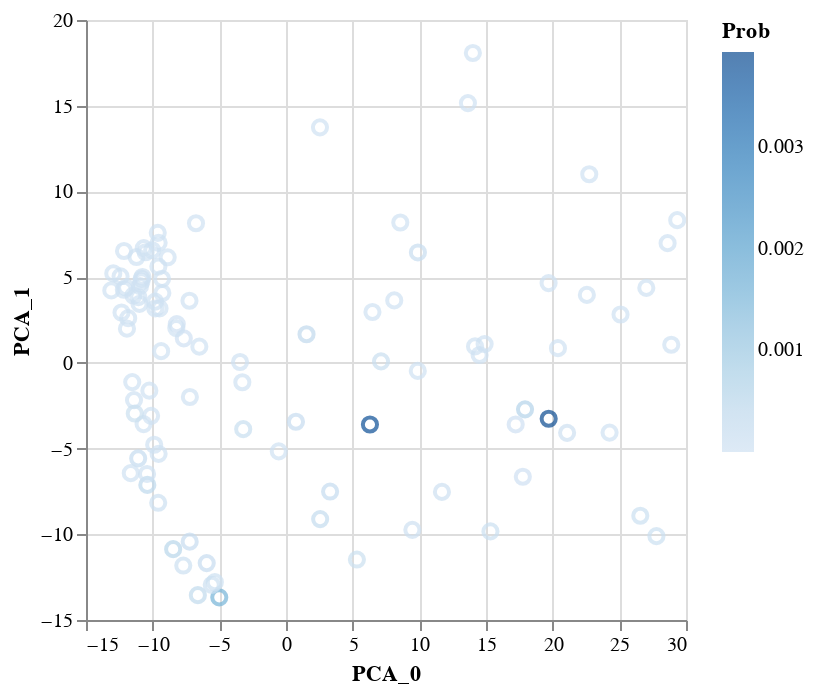
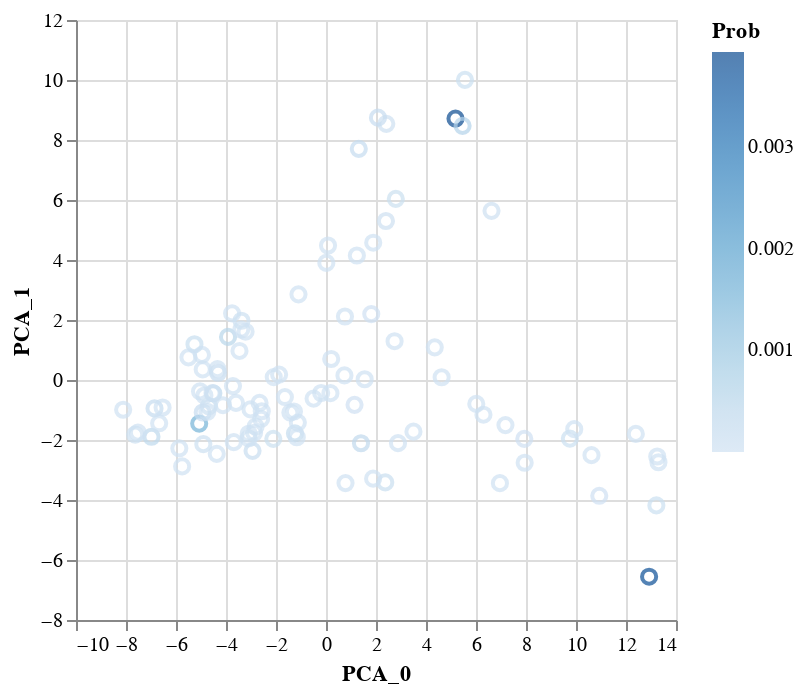

Notebook cell for these charts, in order:
### Code cell
from sklearn.decomposition import PCA
import pandas as pd
import altair as alt


def graph_embeds(candidates, embed_func):
    idxs = []
    texts = []
    probs = []
    embeds = []
    for idx, candidate in enumerate(candidates):
        idxs.append(idx)
        text = tokenizer.decode(candidate.sequence[0])
        texts.append(text)
        probs.append(candidate.prob)
        embeds.append(embed_func(text))
            
    pca = PCA(n_components=2)
    pca_embeds = pca.fit_transform(torch.stack(embeds).float().numpy())
        
    data = pd.DataFrame({
        'Idx': idxs,
        'Text': texts,
        'Prob': probs,
        'PCA_0': map(lambda p: p[0], pca_embeds),
        'PCA_1': map(lambda p: p[1], pca_embeds),
    })
    
    display(data)
    
    display(alt.Chart(data).mark_point(size=50).encode(
        x='PCA_0',
        y='PCA_1',
        color='Prob',
        tooltip=['Idx', 'Prob', 'Text']
    ).interactive())
    
graph_embeds(candidates, lambda x: embed(x, prompt_prefix=''))
graph_embeds(candidates, lambda x: embed(x, prompt_prefix='What is the format of this text?'))

### Figure 1 — Vega-Lite specification as saved in the notebook (floating-point values rounded to 4 significant figures)
{"config": {"view": {"continuousWidth": 300, "continuousHeight": 300}}, "data": {"name": "data-1c68999adce5984b2271d52c5c204726"}, "mark": {"type": "point", "size": 50}, "encoding": {"color": {"field": "Prob", "type": "quantitative"}, "tooltip": [{"field": "Idx", "type": "quantitative"}, {"field": "Prob", "type": "quantitative"}, {"field": "Text", "type": "nominal"}], "x": {"field": "PCA_0", "type": "quantitative"}, "y": {"field": "PCA_1", "type": "quantitative"}}, "params": [{"name": "param_1", "select": {"type": "interval", "encodings": ["x", "y"]}, "bind": "scales"}], "$schema": "https://vega.github.io/schema/vega-lite/v5.17.0.json", "datasets": {"data-1c68999adce5984b2271d52c5c204726": [{"Idx": 0, "Text": "<s><|user|> Write a haiku about symmetry. <|end|><|assistant|> Mirrored lines align,\nBalance in", "Prob": 0.003935, "PCA_0": 19.7, "PCA_1": -3.259}, {"Idx": 1, "Text": "<s><|user|> Write a haiku about symmetry. <|end|><|assistant|> Mirrored lines align,\nBalance found", "Prob": 0.000323, "PCA_0": -6.611, "PCA_1": -13.55}, {"Idx": 2, "Text": "<s><|user|> Write a haiku about symmetry. <|end|><|assistant|> Mirrored lines align,\nBalance within", "Prob": 0.0001526, "PCA_0": -3.209, "PCA_1": -3.867}, {"Idx": 3, "Text": "<s><|user|> Write a haiku about symmetry. <|end|><|assistant|> Mirrored lines align,\nBalance whis", "Prob": 9.254e-05, "PCA_0": 26.57, "PCA_1": -8.919}, {"Idx": 4, "Text": "<s><|user|> Write a haiku about symmetry. <|end|><|assistant|> Mirrored lines align,\nBalanced beauty", "Prob": 0.00156, "PCA_0": -5.005, "PCA_1": -13.68}, {"Idx": 5, "Text": "<s><|user|> Write a haiku about symmetry. <|end|><|assistant|> Mirrored lines align,\nBalanced in", "Prob": 0.0005738, "PCA_0": 17.93, "PCA_1": -2.71}, {"Idx": 6, "Text": "<s><|user|> Write a haiku about symmetry. <|end|><|assistant|> Mirrored lines align,\nBalanced forms", "Prob": 0.0005064, "PCA_0": -8.463, "PCA_1": -10.87}, {"Idx": 7, "Text": "<s><|user|> Write a haiku about symmetry. <|end|><|assistant|> Mirrored lines align,\nBalanced harm", "Prob": 0.0002711, "PCA_0": 2.563, "PCA_1": -9.114}, {"Idx": 8, "Text": "<s><|user|> Write a haiku about symmetry. <|end|><|assistant|> Mirrored lines align,\nBalanced dance", "Prob": 0.0002111, "PCA_0": -5.946, "PCA_1": -11.68}, {"Idx": 9, "Text": "<s><|user|> Write a haiku about symmetry. <|end|><|assistant|> Mirrored lines align,\nBalanced shapes", "Prob": 0.0002111, "PCA_0": -7.224, "PCA_1": -10.43}, {"Idx": 10, "Text": "<s><|user|> Write a haiku about symmetry. <|end|><|assistant|> Mirrored lines align,\nBalanced,", "Prob": 9.972e-05, "PCA_0": 5.317, "PCA_1": -11.47}, {"Idx": 11, "Text": "<s><|user|> Write a haiku about symmetry. <|end|><|assistant|> Mirrored lines align,\nBalanced as", "Prob": 8.8e-05, "PCA_0": 15.33, "PCA_1": -9.834}, {"Idx": 12, "Text": "<s><|user|> Write a haiku about symmetry. <|end|><|assistant|> Mirrored lines align,\nBalanced hal", "Prob": 8.8e-05, "PCA_0": 27.78, "PCA_1": -10.11}, {"Idx": 13, "Text": "<s><|user|> Write a haiku about symmetry. <|end|><|assistant|> Mirrored lines align,\nBalanced form", "Prob": 6.853e-05, "PCA_0": -7.704, "PCA_1": -11.82}, {"Idx": 14, "Text": "<s><|user|> Write a haiku about symmetry. <|end|><|assistant|> Mirrored lines align,\nBalanced world", "Prob": 6.048e-05, "PCA_0": -5.569, "PCA_1": -12.95}, {"Idx": 15, "Text": "<s><|user|> Write a haiku about symmetry. <|end|><|assistant|> Mirrored lines align,\nBalanced grace", "Prob": 6.048e-05, "PCA_0": -5.337, "PCA_1": -12.79}, {"Idx": 16, "Text": "<s><|user|> Write a haiku about symmetry. <|end|><|assistant|> Mirrored lines align,\nBalanced on", "Prob": 4.157e-05, "PCA_0": 21.08, "PCA_1": -4.081}, {"Idx": 17, "Text": "<s><|user|> Write a haiku about symmetry. <|end|><|assistant|> Mirrored lines align,\nBalanced and", "Prob": 3.668e-05, "PCA_0": 9.477, "PCA_1": -9.741}, {"Idx": 18, "Text": "<s><|user|> Write a haiku about symmetry. <|end|><|assistant|> Mirrored lines align,\nBalanced by", "Prob": 3.668e-05, "PCA_0": 11.7, "PCA_1": -7.528}, {"Idx": 19, "Text": "<s><|user|> Write a haiku about symmetry. <|end|><|assistant|> Mirrored lines align,\nBalanced ref", "Prob": 2.521e-05, "PCA_0": 17.76, "PCA_1": -6.645}, {"Idx": 20, "Text": "<s><|user|> Write a haiku about symmetry. <|end|><|assistant|> Mirrored lines align,\nNature'", "Prob": 0.003816, "PCA_0": 6.297, "PCA_1": -3.596}, {"Idx": 21, "Text": "<s><|user|> Write a haiku about symmetry. <|end|><|assistant|> Mirrored lines align,\nIn perfect balance", "Prob": 0.0004132, "PCA_0": -10.4, "PCA_1": -7.12}, {"Idx": 22, "Text": "<s><|user|> Write a haiku about symmetry. <|end|><|assistant|> Mirrored lines align,\nIn perfect symmetry", "Prob": 0.0002212, "PCA_0": -11.09, "PCA_1": -5.568}, {"Idx": 23, "Text": "<s><|user|> Write a haiku about symmetry. <|end|><|assistant|> Mirrored lines align,\nIn perfect harm", "Prob": 0.0001722, "PCA_0": 9.894, "PCA_1": 6.441}, {"Idx": 24, "Text": "<s><|user|> Write a haiku about symmetry. <|end|><|assistant|> Mirrored lines align,\nIn symmetry'", "Prob": 0.0003477, "PCA_0": 1.54, "PCA_1": 1.669}, {"Idx": 25, "Text": "<s><|user|> Write a haiku about symmetry. <|end|><|assistant|> Mirrored lines align,\nIn symmetry,", "Prob": 0.0002109, "PCA_0": 0.7467, "PCA_1": -3.438}, {"Idx": 26, "Text": "<s><|user|> Write a haiku about symmetry. <|end|><|assistant|> Mirrored lines align,\nIn balance,", "Prob": 0.0002276, "PCA_0": 3.307, "PCA_1": -7.507}, {"Idx": 27, "Text": "<s><|user|> Write a haiku about symmetry. <|end|><|assistant|> Mirrored lines align,\nIn nature'", "Prob": 0.0001401, "PCA_0": 7.127, "PCA_1": 0.08854}, {"Idx": 28, "Text": "<s><|user|> Write a haiku about symmetry. <|end|><|assistant|> Mirrored lines align,\nInfinite balance", "Prob": 5.854e-05, "PCA_0": -9.585, "PCA_1": -8.163}, {"Idx": 29, "Text": "<s><|user|> Write a haiku about symmetry. <|end|><|assistant|> Mirrored lines align,\nInfinite patterns", "Prob": 1.901e-05, "PCA_0": -10.68, "PCA_1": -3.57}, {"Idx": 30, "Text": "<s><|user|> Write a haiku about symmetry. <|end|><|assistant|> Mirrored lines align,\nInfinite beauty", "Prob": 1.153e-05, "PCA_0": -9.555, "PCA_1": -5.306}, {"Idx": 31, "Text": "<s><|user|> Write a haiku about symmetry. <|end|><|assistant|> Mirrored lines align,\nInfinite harm", "Prob": 7.923e-06, "PCA_0": -3.276, "PCA_1": -1.131}, {"Idx": 32, "Text": "<s><|user|> Write a haiku about symmetry. <|end|><|assistant|> Mirrored lines align,\nInfinite symmetry", "Prob": 7.923e-06, "PCA_0": -10.42, "PCA_1": -6.481}, {"Idx": 33, "Text": "<s><|user|> Write a haiku about symmetry. <|end|><|assistant|> Mirrored lines align,\nInfinite ref", "Prob": 6.17e-06, "PCA_0": 9.883, "PCA_1": -0.4708}, {"Idx": 34, "Text": "<s><|user|> Write a haiku about symmetry. <|end|><|assistant|> Mirrored lines align,\nInfinite echo", "Prob": 4.806e-06, "PCA_0": -9.886, "PCA_1": -4.779}, {"Idx": 35, "Text": "<s><|user|> Write a haiku about symmetry. <|end|><|assistant|> Mirrored lines align,\nInfinite shapes", "Prob": 3.303e-06, "PCA_0": -10.25, "PCA_1": -1.621}, {"Idx": 36, "Text": "<s><|user|> Write a haiku about symmetry. <|end|><|assistant|> Mirrored lines align,\nInfinite dance", "Prob": 2.915e-06, "PCA_0": -10.12, "PCA_1": -3.091}, {"Idx": 37, "Text": "<s><|user|> Write a haiku about symmetry. <|end|><|assistant|> Mirrored lines align,\nInfinite in", "Prob": 2.572e-06, "PCA_0": 14.52, "PCA_1": 0.459}, {"Idx": 38, "Text": "<s><|user|> Write a haiku about symmetry. <|end|><|assistant|> Mirrored lines align,\nInfinite,", "Prob": 2.572e-06, "PCA_0": -0.5425, "PCA_1": -5.16}, {"Idx": 39, "Text": "<s><|user|> Write a haiku about symmetry. <|end|><|assistant|> Mirrored lines align,\nInfinite forms", "Prob": 2.27e-06, "PCA_0": -11.4, "PCA_1": -2.172}, {"Idx": 40, "Text": "<s><|user|> Write a haiku about symmetry. <|end|><|assistant|> Mirrored lines align,\nInfinite reflection", "Prob": 2.27e-06, "PCA_0": -11.64, "PCA_1": -6.433}, {"Idx": 41, "Text": "<s><|user|> Write a haiku about symmetry. <|end|><|assistant|> Mirrored lines align,\nIn harmony", "Prob": 0.0001059, "PCA_0": -11.34, "PCA_1": -2.952}, {"Idx": 42, "Text": "<s><|user|> Write a haiku about symmetry. <|end|><|assistant|> Mirrored lines align,\nIn the heart", "Prob": 2.33e-05, "PCA_0": -8.192, "PCA_1": 2.263}, {"Idx": 43, "Text": "<s><|user|> Write a haiku about symmetry. <|end|><|assistant|> Mirrored lines align,\nIn the dance", "Prob": 2.783e-06, "PCA_0": -3.447, "PCA_1": 0.05203}, {"Idx": 44, "Text": "<s><|user|> Write a haiku about symmetry. <|end|><|assistant|> Mirrored lines align,\nIn the balance", "Prob": 1.688e-06, "PCA_0": -7.209, "PCA_1": -1.99}, {"Idx": 45, "Text": "<s><|user|> Write a haiku about symmetry. <|end|><|assistant|> Mirrored lines align,\nIn the quiet", "Prob": 1.49e-06, "PCA_0": 8.573, "PCA_1": 8.188}, {"Idx": 46, "Text": "<s><|user|> Write a haiku about symmetry. <|end|><|assistant|> Mirrored lines align,\nIn the still", "Prob": 1.16e-06, "PCA_0": 14.18, "PCA_1": 0.9613}, {"Idx": 47, "Text": "<s><|user|> Write a haiku about symmetry. <|end|><|assistant|> Mirrored lines align,\nIn the bal", "Prob": 9.035e-07, "PCA_0": 24.27, "PCA_1": -4.067}, {"Idx": 48, "Text": "<s><|user|> Write a haiku about symmetry. <|end|><|assistant|> Mirrored lines align,\nIn the face", "Prob": 7.973e-07, "PCA_0": -6.499, "PCA_1": 0.946}, {"Idx": 49, "Text": "<s><|user|> Write a haiku about symmetry. <|end|><|assistant|> Mirrored lines align,\nIn the center", "Prob": 4.836e-07, "PCA_0": -11.53, "PCA_1": -1.12}, {"Idx": 50, "Text": "<s><|user|> Write a haiku about symmetry. <|end|><|assistant|> Mirrored lines align,\nIn the real", "Prob": 4.268e-07, "PCA_0": 14.9, "PCA_1": 1.094}, {"Idx": 51, "Text": "<s><|user|> Write a haiku about symmetry. <|end|><|assistant|> Mirrored lines align,\nIn the calm", "Prob": 4.268e-07, "PCA_0": 6.483, "PCA_1": 2.967}, {"Idx": 52, "Text": "<s><|user|> Write a haiku about symmetry. <|end|><|assistant|> Mirrored lines align,\nIn stillness", "Prob": 3.032e-05, "PCA_0": -7.664, "PCA_1": 1.43}, {"Idx": 53, "Text": "<s><|user|> Write a haiku about symmetry. <|end|><|assistant|> Mirrored lines align,\nIn balanced", "Prob": 3.249e-05, "PCA_0": 17.23, "PCA_1": -3.593}, {"Idx": 54, "Text": "<s><|user|> Write a haiku about symmetry. <|end|><|assistant|> Mirrored lines align,\nIn every fol", "Prob": 4.149e-06, "PCA_0": 28.62, "PCA_1": 6.983}, {"Idx": 55, "Text": "<s><|user|> Write a haiku about symmetry. <|end|><|assistant|> Mirrored lines align,\nIn every reflection", "Prob": 2.221e-06, "PCA_0": -12.95, "PCA_1": 5.216}, {"Idx": 56, "Text": "<s><|user|> Write a haiku about symmetry. <|end|><|assistant|> Mirrored lines align,\nIn every angle", "Prob": 1.96e-06, "PCA_0": -11.44, "PCA_1": 3.928}, {"Idx": 57, "Text": "<s><|user|> Write a haiku about symmetry. <|end|><|assistant|> Mirrored lines align,\nIn every half", "Prob": 9.257e-07, "PCA_0": -9.295, "PCA_1": 4.899}, {"Idx": 58, "Text": "<s><|user|> Write a haiku about symmetry. <|end|><|assistant|> Mirrored lines align,\nIn every f", "Prob": 7.209e-07, "PCA_0": 22.56, "PCA_1": 3.964}, {"Idx": 59, "Text": "<s><|user|> Write a haiku about symmetry. <|end|><|assistant|> Mirrored lines align,\nIn every end", "Prob": 7.209e-07, "PCA_0": -9.619, "PCA_1": 7.585}, {"Idx": 60, "Text": "<s><|user|> Write a haiku about symmetry. <|end|><|assistant|> Mirrored lines align,\nIn every shape", "Prob": 7.209e-07, "PCA_0": -10.76, "PCA_1": 5.01}, {"Idx": 61, "Text": "<s><|user|> Write a haiku about symmetry. <|end|><|assistant|> Mirrored lines align,\nIn every side", "Prob": 6.362e-07, "PCA_0": -12.34, "PCA_1": 2.939}, {"Idx": 62, "Text": "<s><|user|> Write a haiku about symmetry. <|end|><|assistant|> Mirrored lines align,\nIn every form", "Prob": 4.955e-07, "PCA_0": -11.08, "PCA_1": 3.837}, {"Idx": 63, "Text": "<s><|user|> Write a haiku about symmetry. <|end|><|assistant|> Mirrored lines align,\nIn every heart", "Prob": 4.955e-07, "PCA_0": -9.553, "PCA_1": 7.001}, {"Idx": 64, "Text": "<s><|user|> Write a haiku about symmetry. <|end|><|assistant|> Mirrored lines align,\nIn every aspect", "Prob": 4.955e-07, "PCA_0": -11.84, "PCA_1": 2.608}, {"Idx": 65, "Text": "<s><|user|> Write a haiku about symmetry. <|end|><|assistant|> Mirrored lines align,\nIn every mirror", "Prob": 4.373e-07, "PCA_0": -10.83, "PCA_1": 4.901}, {"Idx": 66, "Text": "<s><|user|> Write a haiku about symmetry. <|end|><|assistant|> Mirrored lines align,\nIn every balance", "Prob": 3.859e-07, "PCA_0": -7.239, "PCA_1": 3.622}, {"Idx": 67, "Text": "<s><|user|> Write a haiku about symmetry. <|end|><|assistant|> Mirrored lines align,\nIn every face", "Prob": 3.005e-07, "PCA_0": -10.03, "PCA_1": 6.57}, {"Idx": 68, "Text": "<s><|user|> Write a haiku about symmetry. <|end|><|assistant|> Mirrored lines align,\nIn every edge", "Prob": 3.005e-07, "PCA_0": -11.21, "PCA_1": 6.177}, {"Idx": 69, "Text": "<s><|user|> Write a haiku about symmetry. <|end|><|assistant|> Mirrored lines align,\nIn every curve", "Prob": 2.34e-07, "PCA_0": -12.15, "PCA_1": 6.527}, {"Idx": 70, "Text": "<s><|user|> Write a haiku about symmetry. <|end|><|assistant|> Mirrored lines align,\nIn every leaf", "Prob": 2.34e-07, "PCA_0": -6.75, "PCA_1": 8.143}, {"Idx": 71, "Text": "<s><|user|> Write a haiku about symmetry. <|end|><|assistant|> Mirrored lines align,\nIn every cr", "Prob": 1.823e-07, "PCA_0": 20.4, "PCA_1": 0.8579}, {"Idx": 72, "Text": "<s><|user|> Write a haiku about symmetry. <|end|><|assistant|> Mirrored lines align,\nIn every perfect", "Prob": 1.823e-07, "PCA_0": 19.7, "PCA_1": 4.652}, {"Idx": 73, "Text": "<s><|user|> Write a haiku about symmetry. <|end|><|assistant|> Mirrored lines align,\nIn every reflect", "Prob": 1.823e-07, "PCA_0": 2.548, "PCA_1": 13.74}, {"Idx": 74, "Text": "<s><|user|> Write a haiku about symmetry. <|end|><|assistant|> Mirrored lines align,\nIn every equal", "Prob": 1.609e-07, "PCA_0": 13.64, "PCA_1": 15.15}, {"Idx": 75, "Text": "<s><|user|> Write a haiku about symmetry. <|end|><|assistant|> Mirrored lines align,\nIn every corner", "Prob": 1.609e-07, "PCA_0": -11.99, "PCA_1": 4.394}, {"Idx": 76, "Text": "<s><|user|> Write a haiku about symmetry. <|end|><|assistant|> Mirrored lines align,\nIn every split", "Prob": 1.42e-07, "PCA_0": -9.572, "PCA_1": 5.616}, {"Idx": 77, "Text": "<s><|user|> Write a haiku about symmetry. <|end|><|assistant|> Mirrored lines align,\nIn every detail", "Prob": 1.253e-07, "PCA_0": -12.41, "PCA_1": 5.042}, {"Idx": 78, "Text": "<s><|user|> Write a haiku about symmetry. <|end|><|assistant|> Mirrored lines align,\nIn every symmetry", "Prob": 1.253e-07, "PCA_0": -10.67, "PCA_1": 6.697}, {"Idx": 79, "Text": "<s><|user|> Write a haiku about symmetry. <|end|><|assistant|> Mirrored lines align,\nIn every stroke", "Prob": 1.253e-07, "PCA_0": -10.53, "PCA_1": 6.453}, {"Idx": 80, "Text": "<s><|user|> Write a haiku about symmetry. <|end|><|assistant|> Mirrored lines align,\nIn every plane", "Prob": 1.106e-07, "PCA_0": -11.93, "PCA_1": 1.996}, {"Idx": 81, "Text": "<s><|user|> Write a haiku about symmetry. <|end|><|assistant|> Mirrored lines align,\nIn every glance", "Prob": 1.106e-07, "PCA_0": -10.95, "PCA_1": 4.474}, {"Idx": 82, "Text": "<s><|user|> Write a haiku about symmetry. <|end|><|assistant|> Mirrored lines align,\nIn every fac", "Prob": 9.756e-08, "PCA_0": 29.34, "PCA_1": 8.326}, {"Idx": 83, "Text": "<s><|user|> Write a haiku about symmetry. <|end|><|assistant|> Mirrored lines align,\nIn every pet", "Prob": 9.756e-08, "PCA_0": 8.118, "PCA_1": 3.645}, {"Idx": 84, "Text": "<s><|user|> Write a haiku about symmetry. <|end|><|assistant|> Mirrored lines align,\nIn every bal", "Prob": 9.756e-08, "PCA_0": 28.89, "PCA_1": 1.054}, {"Idx": 85, "Text": "<s><|user|> Write a haiku about symmetry. <|end|><|assistant|> Mirrored lines align,\nIn every tw", "Prob": 8.61e-08, "PCA_0": 25.09, "PCA_1": 2.821}, {"Idx": 86, "Text": "<s><|user|> Write a haiku about symmetry. <|end|><|assistant|> Mirrored lines align,\nIn every pattern", "Prob": 8.61e-08, "PCA_0": -10.99, "PCA_1": 3.441}, {"Idx": 87, "Text": "<s><|user|> Write a haiku about symmetry. <|end|><|assistant|> Mirrored lines align,\nIn every right", "Prob": 6.705e-08, "PCA_0": 14.02, "PCA_1": 18.07}, {"Idx": 88, "Text": "<s><|user|> Write a haiku about symmetry. <|end|><|assistant|> Mirrored lines align,\nIn every ref", "Prob": 6.705e-08, "PCA_0": 22.74, "PCA_1": 11.0}, {"Idx": 89, "Text": "<s><|user|> Write a haiku about symmetry. <|end|><|assistant|> Mirrored lines align,\nIn every line", "Prob": 5.918e-08, "PCA_0": -9.813, "PCA_1": 3.568}, {"Idx": 90, "Text": "<s><|user|> Write a haiku about symmetry. <|end|><|assistant|> Mirrored lines align,\nIn every element", "Prob": 5.918e-08, "PCA_0": -12.16, "PCA_1": 4.264}, {"Idx": 91, "Text": "<s><|user|> Write a haiku about symmetry. <|end|><|assistant|> Mirrored lines align,\nIn each half", "Prob": 3.636e-06, "PCA_0": -10.84, "PCA_1": 4.757}, {"Idx": 92, "Text": "<s><|user|> Write a haiku about symmetry. <|end|><|assistant|> Mirrored lines align,\nIn each reflection", "Prob": 3.208e-06, "PCA_0": -13.1, "PCA_1": 4.226}, {"Idx": 93, "Text": "<s><|user|> Write a haiku about symmetry. <|end|><|assistant|> Mirrored lines align,\nIn each side", "Prob": 2.831e-06, "PCA_0": -9.484, "PCA_1": 3.177}, {"Idx": 94, "Text": "<s><|user|> Write a haiku about symmetry. <|end|><|assistant|> Mirrored lines align,\nIn each face", "Prob": 1.946e-06, "PCA_0": -8.874, "PCA_1": 6.157}, {"Idx": 95, "Text": "<s><|user|> Write a haiku about symmetry. <|end|><|assistant|> Mirrored lines align,\nIn each fol", "Prob": 1.337e-06, "PCA_0": 27.02, "PCA_1": 4.37}, {"Idx": 96, "Text": "<s><|user|> Write a haiku about symmetry. <|end|><|assistant|> Mirrored lines align,\nIn each form", "Prob": 3.382e-07, "PCA_0": -9.801, "PCA_1": 3.174}, {"Idx": 97, "Text": "<s><|user|> Write a haiku about symmetry. <|end|><|assistant|> Mirrored lines align,\nIn each shape", "Prob": 3.382e-07, "PCA_0": -9.275, "PCA_1": 4.077}, {"Idx": 98, "Text": "<s><|user|> Write a haiku about symmetry. <|end|><|assistant|> Mirrored lines align,\nIn each other", "Prob": 2.984e-07, "PCA_0": -9.366, "PCA_1": 0.6825}, {"Idx": 99, "Text": "<s><|user|> Write a haiku about symmetry. <|end|><|assistant|> Mirrored lines align,\nIn each end", "Prob": 2.984e-07, "PCA_0": -8.227, "PCA_1": 2.027}]}}

### Figure 2 — Vega-Lite specification as saved in the notebook (floating-point values rounded to 4 significant figures)
{"config": {"view": {"continuousWidth": 300, "continuousHeight": 300}}, "data": {"name": "data-16c51325fc683cb73a11e296330d37f6"}, "mark": {"type": "point", "size": 50}, "encoding": {"color": {"field": "Prob", "type": "quantitative"}, "tooltip": [{"field": "Idx", "type": "quantitative"}, {"field": "Prob", "type": "quantitative"}, {"field": "Text", "type": "nominal"}], "x": {"field": "PCA_0", "type": "quantitative"}, "y": {"field": "PCA_1", "type": "quantitative"}}, "params": [{"name": "param_2", "select": {"type": "interval", "encodings": ["x", "y"]}, "bind": "scales"}], "$schema": "https://vega.github.io/schema/vega-lite/v5.17.0.json", "datasets": {"data-16c51325fc683cb73a11e296330d37f6": [{"Idx": 0, "Text": "<s><|user|> Write a haiku about symmetry. <|end|><|assistant|> Mirrored lines align,\nBalance in", "Prob": 0.003935, "PCA_0": 5.18, "PCA_1": 8.714}, {"Idx": 1, "Text": "<s><|user|> Write a haiku about symmetry. <|end|><|assistant|> Mirrored lines align,\nBalance found", "Prob": 0.000323, "PCA_0": -4.505, "PCA_1": -0.4454}, {"Idx": 2, "Text": "<s><|user|> Write a haiku about symmetry. <|end|><|assistant|> Mirrored lines align,\nBalance within", "Prob": 0.0001526, "PCA_0": -5.261, "PCA_1": 1.192}, {"Idx": 3, "Text": "<s><|user|> Write a haiku about symmetry. <|end|><|assistant|> Mirrored lines align,\nBalance whis", "Prob": 9.254e-05, "PCA_0": 9.755, "PCA_1": -1.952}, {"Idx": 4, "Text": "<s><|user|> Write a haiku about symmetry. <|end|><|assistant|> Mirrored lines align,\nBalanced beauty", "Prob": 0.00156, "PCA_0": -5.072, "PCA_1": -1.453}, {"Idx": 5, "Text": "<s><|user|> Write a haiku about symmetry. <|end|><|assistant|> Mirrored lines align,\nBalanced in", "Prob": 0.0005738, "PCA_0": 5.464, "PCA_1": 8.472}, {"Idx": 6, "Text": "<s><|user|> Write a haiku about symmetry. <|end|><|assistant|> Mirrored lines align,\nBalanced forms", "Prob": 0.0005064, "PCA_0": -3.919, "PCA_1": 1.436}, {"Idx": 7, "Text": "<s><|user|> Write a haiku about symmetry. <|end|><|assistant|> Mirrored lines align,\nBalanced harm", "Prob": 0.0002711, "PCA_0": -1.241, "PCA_1": -1.78}, {"Idx": 8, "Text": "<s><|user|> Write a haiku about symmetry. <|end|><|assistant|> Mirrored lines align,\nBalanced dance", "Prob": 0.0002111, "PCA_0": -4.93, "PCA_1": -1.084}, {"Idx": 9, "Text": "<s><|user|> Write a haiku about symmetry. <|end|><|assistant|> Mirrored lines align,\nBalanced shapes", "Prob": 0.0002111, "PCA_0": -4.319, "PCA_1": 0.2412}, {"Idx": 10, "Text": "<s><|user|> Write a haiku about symmetry. <|end|><|assistant|> Mirrored lines align,\nBalanced,", "Prob": 9.972e-05, "PCA_0": 2.792, "PCA_1": 6.036}, {"Idx": 11, "Text": "<s><|user|> Write a haiku about symmetry. <|end|><|assistant|> Mirrored lines align,\nBalanced as", "Prob": 8.8e-05, "PCA_0": 5.558, "PCA_1": 10.01}, {"Idx": 12, "Text": "<s><|user|> Write a haiku about symmetry. <|end|><|assistant|> Mirrored lines align,\nBalanced hal", "Prob": 8.8e-05, "PCA_0": 13.21, "PCA_1": -4.18}, {"Idx": 13, "Text": "<s><|user|> Write a haiku about symmetry. <|end|><|assistant|> Mirrored lines align,\nBalanced form", "Prob": 6.853e-05, "PCA_0": -3.38, "PCA_1": 1.976}, {"Idx": 14, "Text": "<s><|user|> Write a haiku about symmetry. <|end|><|assistant|> Mirrored lines align,\nBalanced world", "Prob": 6.048e-05, "PCA_0": -4.907, "PCA_1": -2.139}, {"Idx": 15, "Text": "<s><|user|> Write a haiku about symmetry. <|end|><|assistant|> Mirrored lines align,\nBalanced grace", "Prob": 6.048e-05, "PCA_0": -4.687, "PCA_1": -0.8755}, {"Idx": 16, "Text": "<s><|user|> Write a haiku about symmetry. <|end|><|assistant|> Mirrored lines align,\nBalanced on", "Prob": 4.157e-05, "PCA_0": 2.398, "PCA_1": 5.3}, {"Idx": 17, "Text": "<s><|user|> Write a haiku about symmetry. <|end|><|assistant|> Mirrored lines align,\nBalanced and", "Prob": 3.668e-05, "PCA_0": 6.621, "PCA_1": 5.638}, {"Idx": 18, "Text": "<s><|user|> Write a haiku about symmetry. <|end|><|assistant|> Mirrored lines align,\nBalanced by", "Prob": 3.668e-05, "PCA_0": 2.412, "PCA_1": 8.538}, {"Idx": 19, "Text": "<s><|user|> Write a haiku about symmetry. <|end|><|assistant|> Mirrored lines align,\nBalanced ref", "Prob": 2.521e-05, "PCA_0": 10.93, "PCA_1": -3.86}, {"Idx": 20, "Text": "<s><|user|> Write a haiku about symmetry. <|end|><|assistant|> Mirrored lines align,\nNature'", "Prob": 0.003816, "PCA_0": 12.92, "PCA_1": -6.557}, {"Idx": 21, "Text": "<s><|user|> Write a haiku about symmetry. <|end|><|assistant|> Mirrored lines align,\nIn perfect balance", "Prob": 0.0004132, "PCA_0": -6.981, "PCA_1": -1.892}, {"Idx": 22, "Text": "<s><|user|> Write a haiku about symmetry. <|end|><|assistant|> Mirrored lines align,\nIn perfect symmetry", "Prob": 0.0002212, "PCA_0": -6.859, "PCA_1": -0.9459}, {"Idx": 23, "Text": "<s><|user|> Write a haiku about symmetry. <|end|><|assistant|> Mirrored lines align,\nIn perfect harm", "Prob": 0.0001722, "PCA_0": -2.938, "PCA_1": -2.361}, {"Idx": 24, "Text": "<s><|user|> Write a haiku about symmetry. <|end|><|assistant|> Mirrored lines align,\nIn symmetry'", "Prob": 0.0003477, "PCA_0": 1.4, "PCA_1": -2.109}, {"Idx": 25, "Text": "<s><|user|> Write a haiku about symmetry. <|end|><|assistant|> Mirrored lines align,\nIn symmetry,", "Prob": 0.0002109, "PCA_0": 2.078, "PCA_1": 8.744}, {"Idx": 26, "Text": "<s><|user|> Write a haiku about symmetry. <|end|><|assistant|> Mirrored lines align,\nIn balance,", "Prob": 0.0002276, "PCA_0": 1.312, "PCA_1": 7.705}, {"Idx": 27, "Text": "<s><|user|> Write a haiku about symmetry. <|end|><|assistant|> Mirrored lines align,\nIn nature'", "Prob": 0.0001401, "PCA_0": 2.37, "PCA_1": -3.414}, {"Idx": 28, "Text": "<s><|user|> Write a haiku about symmetry. <|end|><|assistant|> Mirrored lines align,\nInfinite balance", "Prob": 5.854e-05, "PCA_0": -7.632, "PCA_1": -1.82}, {"Idx": 29, "Text": "<s><|user|> Write a haiku about symmetry. <|end|><|assistant|> Mirrored lines align,\nInfinite patterns", "Prob": 1.901e-05, "PCA_0": -6.537, "PCA_1": -0.917}, {"Idx": 30, "Text": "<s><|user|> Write a haiku about symmetry. <|end|><|assistant|> Mirrored lines align,\nInfinite beauty", "Prob": 1.153e-05, "PCA_0": -5.754, "PCA_1": -2.881}, {"Idx": 31, "Text": "<s><|user|> Write a haiku about symmetry. <|end|><|assistant|> Mirrored lines align,\nInfinite harm", "Prob": 7.923e-06, "PCA_0": -4.37, "PCA_1": -2.461}, {"Idx": 32, "Text": "<s><|user|> Write a haiku about symmetry. <|end|><|assistant|> Mirrored lines align,\nInfinite symmetry", "Prob": 7.923e-06, "PCA_0": -7.523, "PCA_1": -1.753}, {"Idx": 33, "Text": "<s><|user|> Write a haiku about symmetry. <|end|><|assistant|> Mirrored lines align,\nInfinite ref", "Prob": 6.17e-06, "PCA_0": 1.884, "PCA_1": -3.289}, {"Idx": 34, "Text": "<s><|user|> Write a haiku about symmetry. <|end|><|assistant|> Mirrored lines align,\nInfinite echo", "Prob": 4.806e-06, "PCA_0": -6.673, "PCA_1": -1.443}, {"Idx": 35, "Text": "<s><|user|> Write a haiku about symmetry. <|end|><|assistant|> Mirrored lines align,\nInfinite shapes", "Prob": 3.303e-06, "PCA_0": -4.748, "PCA_1": -1.059}, {"Idx": 36, "Text": "<s><|user|> Write a haiku about symmetry. <|end|><|assistant|> Mirrored lines align,\nInfinite dance", "Prob": 2.915e-06, "PCA_0": -5.867, "PCA_1": -2.279}, {"Idx": 37, "Text": "<s><|user|> Write a haiku about symmetry. <|end|><|assistant|> Mirrored lines align,\nInfinite in", "Prob": 2.572e-06, "PCA_0": 0.01323, "PCA_1": 3.902}, {"Idx": 38, "Text": "<s><|user|> Write a haiku about symmetry. <|end|><|assistant|> Mirrored lines align,\nInfinite,", "Prob": 2.572e-06, "PCA_0": 1.889, "PCA_1": 4.577}, {"Idx": 39, "Text": "<s><|user|> Write a haiku about symmetry. <|end|><|assistant|> Mirrored lines align,\nInfinite forms", "Prob": 2.27e-06, "PCA_0": -5.04, "PCA_1": -0.3774}, {"Idx": 40, "Text": "<s><|user|> Write a haiku about symmetry. <|end|><|assistant|> Mirrored lines align,\nInfinite reflection", "Prob": 2.27e-06, "PCA_0": -8.113, "PCA_1": -0.9916}, {"Idx": 41, "Text": "<s><|user|> Write a haiku about symmetry. <|end|><|assistant|> Mirrored lines align,\nIn harmony", "Prob": 0.0001059, "PCA_0": -2.108, "PCA_1": -1.961}, {"Idx": 42, "Text": "<s><|user|> Write a haiku about symmetry. <|end|><|assistant|> Mirrored lines align,\nIn the heart", "Prob": 2.33e-05, "PCA_0": 7.932, "PCA_1": -1.963}, {"Idx": 43, "Text": "<s><|user|> Write a haiku about symmetry. <|end|><|assistant|> Mirrored lines align,\nIn the dance", "Prob": 2.783e-06, "PCA_0": 1.547, "PCA_1": 0.02538}, {"Idx": 44, "Text": "<s><|user|> Write a haiku about symmetry. <|end|><|assistant|> Mirrored lines align,\nIn the balance", "Prob": 1.688e-06, "PCA_0": -4.121, "PCA_1": -0.8403}, {"Idx": 45, "Text": "<s><|user|> Write a haiku about symmetry. <|end|><|assistant|> Mirrored lines align,\nIn the quiet", "Prob": 1.49e-06, "PCA_0": 2.743, "PCA_1": 1.293}, {"Idx": 46, "Text": "<s><|user|> Write a haiku about symmetry. <|end|><|assistant|> Mirrored lines align,\nIn the still", "Prob": 1.16e-06, "PCA_0": 4.35, "PCA_1": 1.089}, {"Idx": 47, "Text": "<s><|user|> Write a haiku about symmetry. <|end|><|assistant|> Mirrored lines align,\nIn the bal", "Prob": 9.035e-07, "PCA_0": 13.25, "PCA_1": -2.549}, {"Idx": 48, "Text": "<s><|user|> Write a haiku about symmetry. <|end|><|assistant|> Mirrored lines align,\nIn the face", "Prob": 7.973e-07, "PCA_0": 2.88, "PCA_1": -2.106}, {"Idx": 49, "Text": "<s><|user|> Write a haiku about symmetry. <|end|><|assistant|> Mirrored lines align,\nIn the center", "Prob": 4.836e-07, "PCA_0": -1.169, "PCA_1": -1.908}, {"Idx": 50, "Text": "<s><|user|> Write a haiku about symmetry. <|end|><|assistant|> Mirrored lines align,\nIn the real", "Prob": 4.268e-07, "PCA_0": 6.298, "PCA_1": -1.157}, {"Idx": 51, "Text": "<s><|user|> Write a haiku about symmetry. <|end|><|assistant|> Mirrored lines align,\nIn the calm", "Prob": 4.268e-07, "PCA_0": 4.625, "PCA_1": 0.0919}, {"Idx": 52, "Text": "<s><|user|> Write a haiku about symmetry. <|end|><|assistant|> Mirrored lines align,\nIn stillness", "Prob": 3.032e-05, "PCA_0": 1.142, "PCA_1": -0.8276}, {"Idx": 53, "Text": "<s><|user|> Write a haiku about symmetry. <|end|><|assistant|> Mirrored lines align,\nIn balanced", "Prob": 3.249e-05, "PCA_0": 1.811, "PCA_1": 2.197}, {"Idx": 54, "Text": "<s><|user|> Write a haiku about symmetry. <|end|><|assistant|> Mirrored lines align,\nIn every fol", "Prob": 4.149e-06, "PCA_0": 6.957, "PCA_1": -3.438}, {"Idx": 55, "Text": "<s><|user|> Write a haiku about symmetry. <|end|><|assistant|> Mirrored lines align,\nIn every reflection", "Prob": 2.221e-06, "PCA_0": -5.502, "PCA_1": 0.7565}, {"Idx": 56, "Text": "<s><|user|> Write a haiku about symmetry. <|end|><|assistant|> Mirrored lines align,\nIn every angle", "Prob": 1.96e-06, "PCA_0": -4.539, "PCA_1": -0.4356}, {"Idx": 57, "Text": "<s><|user|> Write a haiku about symmetry. <|end|><|assistant|> Mirrored lines align,\nIn every half", "Prob": 9.257e-07, "PCA_0": -2.817, "PCA_1": -1.553}, {"Idx": 58, "Text": "<s><|user|> Write a haiku about symmetry. <|end|><|assistant|> Mirrored lines align,\nIn every f", "Prob": 7.209e-07, "PCA_0": 12.39, "PCA_1": -1.797}, {"Idx": 59, "Text": "<s><|user|> Write a haiku about symmetry. <|end|><|assistant|> Mirrored lines align,\nIn every end", "Prob": 7.209e-07, "PCA_0": -3.091, "PCA_1": -1.792}, {"Idx": 60, "Text": "<s><|user|> Write a haiku about symmetry. <|end|><|assistant|> Mirrored lines align,\nIn every shape", "Prob": 7.209e-07, "PCA_0": -2.09, "PCA_1": 0.0982}, {"Idx": 61, "Text": "<s><|user|> Write a haiku about symmetry. <|end|><|assistant|> Mirrored lines align,\nIn every side", "Prob": 6.362e-07, "PCA_0": -2.877, "PCA_1": -1.761}, {"Idx": 62, "Text": "<s><|user|> Write a haiku about symmetry. <|end|><|assistant|> Mirrored lines align,\nIn every form", "Prob": 4.955e-07, "PCA_0": -1.101, "PCA_1": 2.854}, {"Idx": 63, "Text": "<s><|user|> Write a haiku about symmetry. <|end|><|assistant|> Mirrored lines align,\nIn every heart", "Prob": 4.955e-07, "PCA_0": 0.7802, "PCA_1": -3.436}, {"Idx": 64, "Text": "<s><|user|> Write a haiku about symmetry. <|end|><|assistant|> Mirrored lines align,\nIn every aspect", "Prob": 4.955e-07, "PCA_0": -3.39, "PCA_1": 1.68}, {"Idx": 65, "Text": "<s><|user|> Write a haiku about symmetry. <|end|><|assistant|> Mirrored lines align,\nIn every mirror", "Prob": 4.373e-07, "PCA_0": -2.593, "PCA_1": -1.293}, {"Idx": 66, "Text": "<s><|user|> Write a haiku about symmetry. <|end|><|assistant|> Mirrored lines align,\nIn every balance", "Prob": 3.859e-07, "PCA_0": -4.864, "PCA_1": -0.5166}, {"Idx": 67, "Text": "<s><|user|> Write a haiku about symmetry. <|end|><|assistant|> Mirrored lines align,\nIn every face", "Prob": 3.005e-07, "PCA_0": -3.095, "PCA_1": -1.945}, {"Idx": 68, "Text": "<s><|user|> Write a haiku about symmetry. <|end|><|assistant|> Mirrored lines align,\nIn every edge", "Prob": 3.005e-07, "PCA_0": -2.658, "PCA_1": -0.7644}, {"Idx": 69, "Text": "<s><|user|> Write a haiku about symmetry. <|end|><|assistant|> Mirrored lines align,\nIn every curve", "Prob": 2.34e-07, "PCA_0": -2.57, "PCA_1": -1.043}, {"Idx": 70, "Text": "<s><|user|> Write a haiku about symmetry. <|end|><|assistant|> Mirrored lines align,\nIn every leaf", "Prob": 2.34e-07, "PCA_0": -1.282, "PCA_1": -1.05}, {"Idx": 71, "Text": "<s><|user|> Write a haiku about symmetry. <|end|><|assistant|> Mirrored lines align,\nIn every cr", "Prob": 1.823e-07, "PCA_0": 13.3, "PCA_1": -2.742}, {"Idx": 72, "Text": "<s><|user|> Write a haiku about symmetry. <|end|><|assistant|> Mirrored lines align,\nIn every perfect", "Prob": 1.823e-07, "PCA_0": 0.08113, "PCA_1": 4.485}, {"Idx": 73, "Text": "<s><|user|> Write a haiku about symmetry. <|end|><|assistant|> Mirrored lines align,\nIn every reflect", "Prob": 1.823e-07, "PCA_0": -1.876, "PCA_1": 0.1803}, {"Idx": 74, "Text": "<s><|user|> Write a haiku about symmetry. <|end|><|assistant|> Mirrored lines align,\nIn every equal", "Prob": 1.609e-07, "PCA_0": -3.461, "PCA_1": 0.9684}, {"Idx": 75, "Text": "<s><|user|> Write a haiku about symmetry. <|end|><|assistant|> Mirrored lines align,\nIn every corner", "Prob": 1.609e-07, "PCA_0": -3.721, "PCA_1": -0.2019}, {"Idx": 76, "Text": "<s><|user|> Write a haiku about symmetry. <|end|><|assistant|> Mirrored lines align,\nIn every split", "Prob": 1.42e-07, "PCA_0": -1.644, "PCA_1": -0.5682}, {"Idx": 77, "Text": "<s><|user|> Write a haiku about symmetry. <|end|><|assistant|> Mirrored lines align,\nIn every detail", "Prob": 1.253e-07, "PCA_0": -4.339, "PCA_1": 0.3616}, {"Idx": 78, "Text": "<s><|user|> Write a haiku about symmetry. <|end|><|assistant|> Mirrored lines align,\nIn every symmetry", "Prob": 1.253e-07, "PCA_0": -4.932, "PCA_1": 0.3522}, {"Idx": 79, "Text": "<s><|user|> Write a haiku about symmetry. <|end|><|assistant|> Mirrored lines align,\nIn every stroke", "Prob": 1.253e-07, "PCA_0": -3.02, "PCA_1": -0.9771}, {"Idx": 80, "Text": "<s><|user|> Write a haiku about symmetry. <|end|><|assistant|> Mirrored lines align,\nIn every plane", "Prob": 1.106e-07, "PCA_0": -3.689, "PCA_1": -2.072}, {"Idx": 81, "Text": "<s><|user|> Write a haiku about symmetry. <|end|><|assistant|> Mirrored lines align,\nIn every glance", "Prob": 1.106e-07, "PCA_0": -3.6, "PCA_1": -0.7629}, {"Idx": 82, "Text": "<s><|user|> Write a haiku about symmetry. <|end|><|assistant|> Mirrored lines align,\nIn every fac", "Prob": 9.756e-08, "PCA_0": 6.011, "PCA_1": -0.7963}, {"Idx": 83, "Text": "<s><|user|> Write a haiku about symmetry. <|end|><|assistant|> Mirrored lines align,\nIn every pet", "Prob": 9.756e-08, "PCA_0": 7.178, "PCA_1": -1.504}, {"Idx": 84, "Text": "<s><|user|> Write a haiku about symmetry. <|end|><|assistant|> Mirrored lines align,\nIn every bal", "Prob": 9.756e-08, "PCA_0": 9.93, "PCA_1": -1.64}, {"Idx": 85, "Text": "<s><|user|> Write a haiku about symmetry. <|end|><|assistant|> Mirrored lines align,\nIn every tw", "Prob": 8.61e-08, "PCA_0": 10.62, "PCA_1": -2.505}, {"Idx": 86, "Text": "<s><|user|> Write a haiku about symmetry. <|end|><|assistant|> Mirrored lines align,\nIn every pattern", "Prob": 8.61e-08, "PCA_0": -3.217, "PCA_1": 1.61}, {"Idx": 87, "Text": "<s><|user|> Write a haiku about symmetry. <|end|><|assistant|> Mirrored lines align,\nIn every right", "Prob": 6.705e-08, "PCA_0": -1.126, "PCA_1": -1.42}, {"Idx": 88, "Text": "<s><|user|> Write a haiku about symmetry. <|end|><|assistant|> Mirrored lines align,\nIn every ref", "Prob": 6.705e-08, "PCA_0": 3.498, "PCA_1": -1.723}, {"Idx": 89, "Text": "<s><|user|> Write a haiku about symmetry. <|end|><|assistant|> Mirrored lines align,\nIn every line", "Prob": 5.918e-08, "PCA_0": -1.426, "PCA_1": -1.086}, {"Idx": 90, "Text": "<s><|user|> Write a haiku about symmetry. <|end|><|assistant|> Mirrored lines align,\nIn every element", "Prob": 5.918e-08, "PCA_0": -4.963, "PCA_1": 0.8373}, {"Idx": 91, "Text": "<s><|user|> Write a haiku about symmetry. <|end|><|assistant|> Mirrored lines align,\nIn each half", "Prob": 3.636e-06, "PCA_0": 0.2085, "PCA_1": 0.6987}, {"Idx": 92, "Text": "<s><|user|> Write a haiku about symmetry. <|end|><|assistant|> Mirrored lines align,\nIn each reflection", "Prob": 3.208e-06, "PCA_0": -3.756, "PCA_1": 2.223}, {"Idx": 93, "Text": "<s><|user|> Write a haiku about symmetry. <|end|><|assistant|> Mirrored lines align,\nIn each side", "Prob": 2.831e-06, "PCA_0": 0.7373, "PCA_1": 0.1524}, {"Idx": 94, "Text": "<s><|user|> Write a haiku about symmetry. <|end|><|assistant|> Mirrored lines align,\nIn each face", "Prob": 1.946e-06, "PCA_0": -0.1927, "PCA_1": -0.4338}, {"Idx": 95, "Text": "<s><|user|> Write a haiku about symmetry. <|end|><|assistant|> Mirrored lines align,\nIn each fol", "Prob": 1.337e-06, "PCA_0": 7.947, "PCA_1": -2.758}, {"Idx": 96, "Text": "<s><|user|> Write a haiku about symmetry. <|end|><|assistant|> Mirrored lines align,\nIn each form", "Prob": 3.382e-07, "PCA_0": 1.234, "PCA_1": 4.15}, {"Idx": 97, "Text": "<s><|user|> Write a haiku about symmetry. <|end|><|assistant|> Mirrored lines align,\nIn each shape", "Prob": 3.382e-07, "PCA_0": 0.7588, "PCA_1": 2.115}, {"Idx": 98, "Text": "<s><|user|> Write a haiku about symmetry. <|end|><|assistant|> Mirrored lines align,\nIn each other", "Prob": 2.984e-07, "PCA_0": 0.1774, "PCA_1": -0.4379}, {"Idx": 99, "Text": "<s><|user|> Write a haiku about symmetry. <|end|><|assistant|> Mirrored lines align,\nIn each end", "Prob": 2.984e-07, "PCA_0": -0.4966, "PCA_1": -0.6201}]}}
